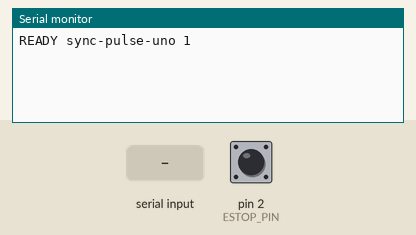
A sketch run on a simulated Arduino Uno, built with avr-gcc and run on an emulated ATmega328P. Shown: the last lines printed to the serial monitor. The inputs (shaded band) are chosen by the test bench; at power-on: pin 2 (ESTOP_PIN) HIGH.

Above: at 1.2 s.
1.3 s: "PING\n" received over Serial
At 1.7 s:
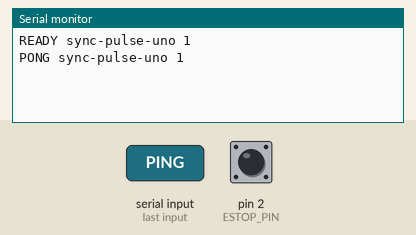
2.8 s: "STATUS\n" received over Serial
At 4.0 s:
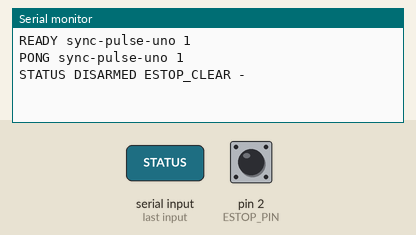
4.3 s: "ARM\n" received over Serial
At 5.2 s:
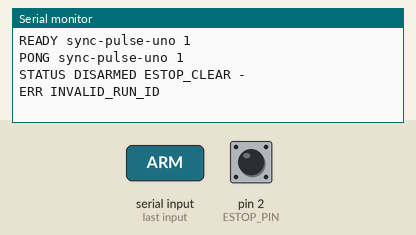
5.8 s: "PULSE\n" received over Serial
At 6.4 s:
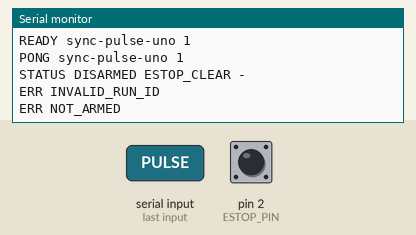
7.3 s: "DISARM\n" received over Serial
At 8.7 s:
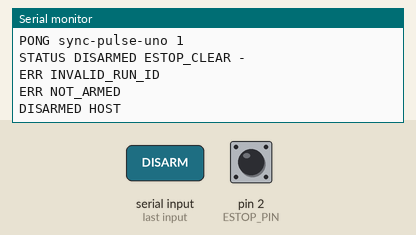

Measured:
- after the input at 1.3 s, the serial monitor: prints a new line at once (image 1)
- after the input at 2.8 s, the serial monitor: prints a new line at once (image 2)
- after the input at 4.3 s, the serial monitor: prints a new line at once (image 3)
- after the input at 5.8 s, the serial monitor: prints a new line at once (image 4)
- after the input at 7.3 s, the serial monitor: prints a new line at once (image 5)

The sketch:

sync_pulse_uno.ino
```cpp
// FFT GYRO experiment synchronisation pulse generator for Arduino Uno R3.
//
// Electrical contract:
// - SYNC_PIN never drives HIGH. It either sinks LOW or becomes high impedance.
// - Use an external 3.3 V pull-up and an appropriate isolated/buffered fan-out.
// - Never connect an Uno 5 V HIGH output directly to Pixhawk 6X.

#include <Arduino.h>

namespace {

constexpr uint8_t SYNC_PIN = 8;
constexpr uint8_t ESTOP_PIN = 2;
constexpr unsigned long SERIAL_BAUD = 115200;
constexpr unsigned long COMMAND_WATCHDOG_MS = 2000;
constexpr unsigned long MIN_PULSE_US = 100;
// Keep this below the AVR delayMicroseconds() practical range.
constexpr unsigned long MAX_PULSE_US = 10000;
constexpr size_t LINE_CAPACITY = 80;

char line_buffer[LINE_CAPACITY];
size_t line_length = 0;
bool armed = false;
unsigned long last_command_ms = 0;
char run_id[25] = "";

void release_sync_line() {
  digitalWrite(SYNC_PIN, LOW);
  pinMode(SYNC_PIN, INPUT);
}

void pull_sync_line_low() {
  digitalWrite(SYNC_PIN, LOW);
  pinMode(SYNC_PIN, OUTPUT);
}

void disarm(const __FlashStringHelper* reason) {
  release_sync_line();
  armed = false;
  run_id[0] = '\0';
  Serial.print(F("DISARMED "));
  Serial.println(reason);
}

bool estop_active() {
  return digitalRead(ESTOP_PIN) == LOW;
}

void handle_arm(char* token) {
  if (estop_active()) {
    Serial.println(F("ERR ESTOP_ACTIVE"));
    return;
  }
  if (token == nullptr || token[0] == '\0' || strlen(token) >= sizeof(run_id)) {
    Serial.println(F("ERR INVALID_RUN_ID"));
    return;
  }
  strncpy(run_id, token, sizeof(run_id) - 1);
  run_id[sizeof(run_id) - 1] = '\0';
  armed = true;
  last_command_ms = millis();
  Serial.print(F("ARMED "));
  Serial.println(run_id);
}

void handle_pulse(char* sequence_token, char* width_token) {
  if (!armed) {
    Serial.println(F("ERR NOT_ARMED"));
    return;
  }
  if (estop_active()) {
    disarm(F("ESTOP"));
    return;
  }
  if (sequence_token == nullptr || width_token == nullptr) {
    Serial.println(F("ERR PULSE_ARGUMENTS"));
    return;
  }

  char* sequence_end = nullptr;
  char* width_end = nullptr;
  const unsigned long sequence = strtoul(sequence_token, &sequence_end, 10);
  const unsigned long width_us = strtoul(width_token, &width_end, 10);
  if (*sequence_end != '\0' || *width_end != '\0') {
    Serial.println(F("ERR PULSE_ARGUMENTS"));
    return;
  }
  if (width_us < MIN_PULSE_US || width_us > MAX_PULSE_US) {
    Serial.println(F("ERR PULSE_WIDTH"));
    return;
  }

  noInterrupts();
  pull_sync_line_low();
  interrupts();
  delayMicroseconds(width_us);
  noInterrupts();
  release_sync_line();
  const unsigned long release_time_us = micros();
  interrupts();

  last_command_ms = millis();
  Serial.print(F("PULSED "));
  Serial.print(run_id);
  Serial.print(' ');
  Serial.print(sequence);
  Serial.print(' ');
  Serial.print(release_time_us);
  Serial.print(' ');
  Serial.println(width_us);
}

void handle_line(char* line) {
  char* command = strtok(line, " ");
  if (command == nullptr) {
    return;
  }
  last_command_ms = millis();

  if (strcmp(command, "PING") == 0) {
    Serial.println(F("PONG sync-pulse-uno 1"));
    return;
  }
  if (strcmp(command, "STATUS") == 0) {
    Serial.print(F("STATUS "));
    Serial.print(armed ? F("ARMED ") : F("DISARMED "));
    Serial.print(estop_active() ? F("ESTOP ") : F("ESTOP_CLEAR "));
    Serial.println(armed ? run_id : "-");
    return;
  }
  if (strcmp(command, "ARM") == 0) {
    handle_arm(strtok(nullptr, " "));
    return;
  }
  if (strcmp(command, "PULSE") == 0) {
    handle_pulse(strtok(nullptr, " "), strtok(nullptr, " "));
    return;
  }
  if (strcmp(command, "DISARM") == 0) {
    disarm(F("HOST"));
    return;
  }
  Serial.println(F("ERR UNKNOWN_COMMAND"));
}

void read_serial() {
  while (Serial.available() > 0) {
    const char value = static_cast<char>(Serial.read());
    if (value == '\r') {
      continue;
    }
    if (value == '\n') {
      line_buffer[line_length] = '\0';
      handle_line(line_buffer);
      line_length = 0;
      continue;
    }
    if (line_length + 1 >= LINE_CAPACITY) {
      line_length = 0;
      Serial.println(F("ERR LINE_TOO_LONG"));
      continue;
    }
    line_buffer[line_length++] = value;
  }
}

}  // namespace

void setup() {
  release_sync_line();
  pinMode(ESTOP_PIN, INPUT_PULLUP);
  Serial.begin(SERIAL_BAUD);
  while (!Serial) {
  }
  last_command_ms = millis();
  Serial.println(F("READY sync-pulse-uno 1"));
}

void loop() {
  read_serial();
  if (estop_active() && armed) {
    disarm(F("ESTOP"));
  }
  if (armed && millis() - last_command_ms > COMMAND_WATCHDOG_MS) {
    disarm(F("WATCHDOG"));
  }
}
```
